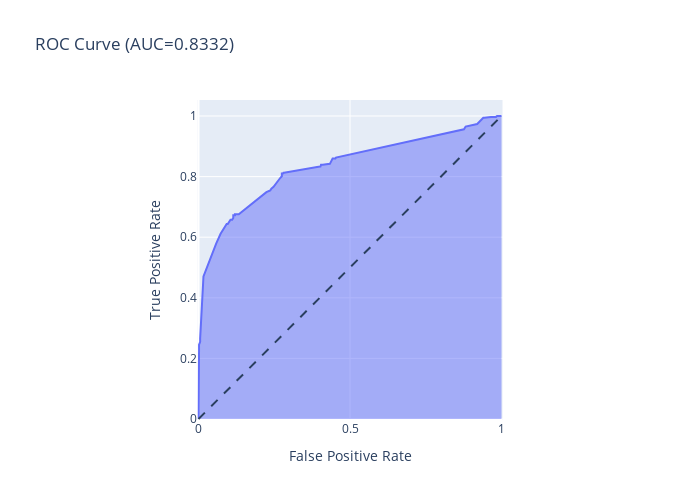

The notebook cell saved with this chart:
### Code cell
roc(model, original_X[selected_features], original_y).show()
